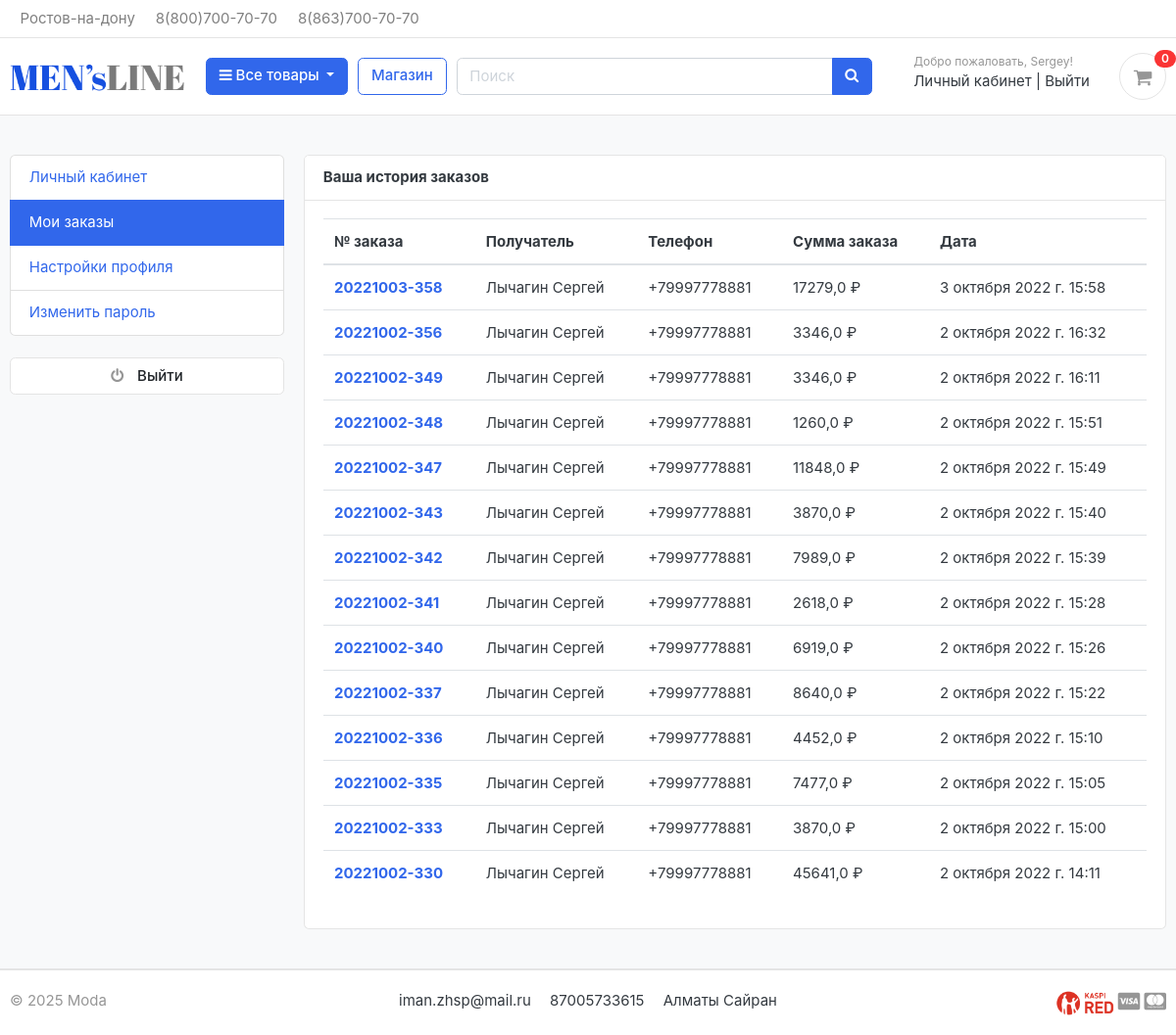
The page /accounts/my_orders/ (signed in) on the database its author committed.
### accounts/models.py (models this page shows, shortened)
class Account(AbstractBaseUser):
    first_name = models.CharField(max_length=50, verbose_name='Имя')
    last_name = models.CharField(max_length=50, verbose_name='Фамилия')
    username = models.CharField(max_length=50, unique=True, verbose_name='Имя пользователя')
    email = models.EmailField(max_length=100, unique=True, verbose_name='Электронная почта')
    phone_number = models.CharField(max_length=50, verbose_name='Телефон')
    date_joined = models.DateTimeField(auto_now_add=True, verbose_name='Дата регистрации')
    last_login = models.DateTimeField(auto_now_add=True, verbose_name='Последний вход')
    is_admin = models.BooleanField(default=False, verbose_name='Администратор')
    is_staff = models.BooleanField(default=False, verbose_name='Персонал')
    is_active = models.BooleanField(default=False, verbose_name='Активный')
    is_superuser = models.BooleanField(default=False, verbose_name='Супер пользователь')
    USERNAME_FIELD = 'email'
    REQUIRED_FIELDS = ['username', 'first_name', 'last_name']
    objects = MyAccountManager()
    class Meta:
        verbose_name = 'Учетную запись'
        verbose_name_plural = 'Учетные записи'

### orders/models.py (models this page shows, shortened)
class Order(models.Model):
    STATUS = (
        ('New', 'New'),
        ('Accepted', 'Accepted'),
        ('Completed', 'Completed'),
        ('Cancelled', 'Cancelled'),
    )
    objects = models.Manager()
    user = models.ForeignKey(Account, on_delete=models.SET_NULL, null=True, verbose_name='Пользователь')
    payment = models.ForeignKey(Payment, on_delete=models.SET_NULL, blank=True, null=True, verbose_name='Платеж')
    order_number = models.CharField(max_length=20, verbose_name='Номер заказа')
    first_name = models.CharField(max_length=50, verbose_name='Имя')
    last_name = models.CharField(max_length=50, verbose_name='Фамилия')
    phone = models.CharField(max_length=15, verbose_name='Телефон')
    email = models.EmailField(max_length=50, verbose_name='Электронный адрес')
    address_line_1 = models.CharField(max_length=50, verbose_name='Адрес 1')
    address_line_2 = models.CharField(max_length=50, blank=True, verbose_name='Адрес 2')
    country = models.CharField(max_length=50, verbose_name='Страна')
    region = models.CharField(max_length=50, verbose_name='Регион')
    city = models.CharField(max_length=50, verbose_name='Город')
    order_note = models.CharField(max_length=100, blank=True, verbose_name='Примечание к заказу')
    order_total = models.FloatField(verbose_name='Сумма заказа')
    discount = models.FloatField(verbose_name='Скидка')
    status = models.CharField(max_length=10, choices=STATUS, default='New', verbose_name='Статус')
    ip = models.CharField(blank=True, max_length=20, verbose_name='IP адрес')
    is_ordered = models.BooleanField(default=False, verbose_name='Заказан')
    created_at = models.DateTimeField(auto_now_add=True, verbose_name='Дата создания')
    updated_at = models.DateTimeField(auto_now=True, verbose_name='Дата обновления')
    @admin.display(description='Фамилия Имя')
    def full_name(self):
        return f'{self.last_name} {self.first_name}'
    class Meta:
        verbose_name = 'Заказ'
        verbose_name_plural = 'Заказы'

### accounts/views.py (the view)
# urls.py: path('my_orders/', views.my_orders, name='my_orders'),
@login_required(login_url='login')
def my_orders(request):
    orders = Order.objects.filter(user=request.user, is_ordered=True).order_by('-created_at')
    context = {
        'orders': orders,
    }
    return render(request, 'accounts/my_orders.html', context)

### carts/context_processor.py (called while the page is built)
def counter(request):
    cart_count = 0
    if 'admin' in request.path:
        return {}
    else:
        try:
            cart = Cart.objects.filter(cart_id=_cart_id(request))
            if request.user.is_authenticated:
                cart_items = CartItem.objects.all().filter(user=request.user)
            else:
                cart_items = CartItem.objects.all().filter(cart=cart[:1])
            for cart_item in cart_items:
                cart_count += cart_item.quantity
        except ObjectDoesNotExist:
            cart_count = 0
    return dict(cart_count=cart_count)

### carts/views.py (called while the page is built)
def _cart_id(request):
    cart = request.session.session_key
    if not cart:
        cart = request.session.create()
    return cart

### category/context_processor.py (called while the page is built)
def menu_links(request):
    links = Category.objects.all().order_by('category_name')
    count_products_by_category = [len(Product.objects.filter(category=link, is_available=True)) for link in links]
    return dict(links=links, count_products_by_category=count_products_by_category)

### category/models.py (called while the page is built)
    def get_url(self):
        return reverse('products_by_category', args=[self.slug])

### templates/accounts/my_orders.html (shortened to what this page needs)
{% extends 'base.html' %}
{% block content %}
<section class="section-content padding-y bg">
    <div class="container">
        <div class="row">
            {% include 'includes/dashboard_sidebar.html' %}
            <main class="col-md-9">
                <article class="card">
                    <header class="card-header">
                        <strong class="d-inline-block mr-3">Ваша история заказов</strong>
                    </header>
                    <div class="card-body">
                        <div class="row">
                            <div class="col-md-12">
                                <table class="table table-hover">
                                  <thead>
                                    <tr>
                                      <th scope="col">№ заказа</th>
                                      <th scope="col">Получатель</th>
                                      <th scope="col">Телефон</th>
                                      <th scope="col">Сумма заказа</th>
                                        <th scope="col">Дата</th>
                                    </tr>
                                  </thead>
                                  <tbody>
                                  {% for order in orders %}
                                    <tr>
                                      <th scope="row"><a href="{% url 'order_detail' order.order_number %}">{{order.order_number}}</a></th>
                                      <td>{{order.full_name}}</td>
                                      <td>{{order.phone}}</td>
                                      <td>{{order.order_total}} ₽</td>
                                      <td>{{order.created_at}}</td>
                                    </tr>
                                  {% endfor %}
                                  </tbody>
                                </table>
                            </div>
                        </div>
                    </div>
                </article>
            </main>
        </div>
    </div>
</section>
{% endblock %}

### templates/base.html (shortened to what this page needs)
{% load static %}
<!DOCTYPE HTML>
<html lang="en">
<head>
    <link href="{% static 'css/bootstrap.css' %}" rel="stylesheet" type="text/css"/>
    <link href="{% static 'fonts/fontawesome/css/all.min.css' %}" type="text/css" rel="stylesheet">
    <link href="{% static 'css/ui.css' %}" rel="stylesheet" type="text/css"/>
    <link href="{% static 'css/responsive.css' %}" rel="stylesheet" media="only screen and (max-width: 1200px)"/>
    <link href="{% static 'css/custom.css' %}" rel="stylesheet" type="text/css"/>
    <link rel="stylesheet" href="https://cdnjs.cloudflare.com/ajax/libs/font-awesome/4.7.0/css/font-awesome.min.css">
</head>
<body>
{% include 'includes/navbar.html' %}
{% block content %}
{% endblock %}
{% include 'includes/footer.html' %}
</body>
</html>

### templates/includes/navbar.html (shortened to what this page needs)
{% load static %}
<header class="section-header">
    <nav class="navbar p-md-0 navbar-expand-sm navbar-light border-bottom">
        <div class="container">
            <div class="collapse navbar-collapse" id="navbarTop4">
                <ul class="navbar-nav mr-auto">
                    <li class="nav-item dropdown">
                        <a href="#" class="nav-link"> Ростов-на-дону </a>
                    </li>
                    <li class="nav-item dropdown">
                        <a href="#" class="nav-link">8(800)700-70-70</a>
                    </li>
                    <li class="nav-item dropdown">
                        <a href="#" class="nav-link">8(863)700-70-70</a>
                    </li>
                </ul>
            </div>
        </div>
    </nav>
    <section class="header-main border-bottom">
        <div class="container">
            <div class="row align-items-center">
                <div class="col-lg-2 col-md-3 col-6">
                    <a href="{% url 'home' %}" class="brand-wrap">
                        <img class="logo" src="{% static './images/logo.png' %}">
                    </a>
                </div>
                <div class="col-lg col-sm col-md col-6 flex-grow-0">
                    <div class="category-wrap dropdown d-inline-block float-right">
                        <button type="button" class="btn btn-primary dropdown-toggle" data-toggle="dropdown">
                            <i class="fa fa-bars"></i> Все товары
                        </button>
                    </div>
                </div>
                <a href="{% url 'store' %}" class="btn btn-outline-primary">Магазин</a>
                <div class="col-lg  col-md-6 col-sm-12 col">
                    <form action="{% url 'search' %}" class="search" method="GET">
                        <div class="input-group w-100">
                            <input type="text" class="form-control" style="width:60%;" placeholder="Поиск"
                                   name="keyword">
                            <div class="input-group-append">
                                <button class="btn btn-primary" type="submit">
                                    <i class="fa fa-search"></i>
                                </button>
                            </div>
                        </div>
                    </form>
                </div>
                <div class="col-lg-3 col-sm-6 col-8 order-2 order-lg-3">
                    <div class="d-flex justify-content-end mb-3 mb-lg-0">
                        {% if user.id is None %}
                        <div class="widget-header">
                            <small class="title text-muted">Добро пожаловать!</small>
                            <div>
                                <a href="{% url 'login' %}">Вход</a> <span class="dark-transp"> | </span>
                                <a href="{% url 'register' %}">Регистрация</a>
                            </div>
                        </div>
                        {% else %}
                        <div class="widget-header">
                            <small class="title text-muted">Добро пожаловать, {{ user.first_name }}!</small>
                            <div>
                                <a href="{% url 'dashboard' %}">Личный кабинет</a> <span class="dark-transp"> | </span>
                                <a href="{% url 'logout' %}">Выйти</a>
                            </div>
                        </div>
                        {% endif %}
                        <a href="{% url 'cart' %}" class="widget-header pl-3 ml-3">
                            <div class="icon icon-sm rounded-circle border"><i class="fa fa-shopping-cart"></i></div>
                            <span class="badge badge-pill badge-danger notify">{{ cart_count }}</span>
                        </a>
                    </div>
                </div>
            </div>
        </div>
    </section>
</header>

### templates/includes/dashboard_sidebar.html
<aside class="col-md-3">
    <ul class="list-group">
        <a class="list-group-item {% if '/accounts/' == request.path %} active {% endif %}" href="{% url 'dashboard' %}">Личный кабинет</a>
        <a class="list-group-item {% if '/my_orders/' in request.path %} active {% endif %}" href="{% url 'my_orders' %}">Мои заказы</a>
        <a class="list-group-item {% if '/edit_profile/' in request.path %} active {% endif %}" href="{% url 'edit_profile' %}">Настройки профиля</a>
        <a class="list-group-item {% if '/change_password/' in request.path %} active {% endif %}" href="{% url 'change_password' %}">Изменить пароль</a>
    </ul>
    <br>
    <a class="btn btn-light btn-block" href="{% url 'logout' %}"> <i class="fa fa-power-off"></i> <span class="text">Выйти</span> </a>
</aside>

### templates/includes/footer.html (shortened to what this page needs)
{% load static %}
<footer class="section-footer border-top">
    <div class="container">
        <section class="footer-bottom border-top row">
            <div class="col-md-2">
                <p class="text-muted"> &copy 2025 Moda </p>
            </div>
            <div class="col-md-8 text-md-center">
                <span class="px-2">iman.zhsp@mail.ru</span>
                <span class="px-2">87005733615</span>
                <span class="px-2">Алматы Сайран</span>
            </div>
            <div class="col-md-2 text-md-right text-muted">
                <i><img src="{% static './images/misc/mm.png' %}" height="26"></i>
                <i class="fab fa-lg fa-cc-visa"></i>
                <i class="fab fa-lg fa-cc-mastercard"></i>
            </div>
        </section>
    </div>
</footer>
</body>
</html>

### static/css/ui.css (style rules this page uses)
html { font-family: "Inter", sans-serif; font-size: 15px; }
.icon-xs, .icon-sm, .icon-md, .icon-lg { display: inline-block; text-align: center; flex-shrink: 0; flex-grow: 0; }
.icon-sm { width: 48px; height: 48px; line-height: 48px !important; font-size: 20px; }
.padding-y { padding-top: 40px; padding-bottom: 40px; }
article:after, .form-group:after { display: block; clear: both; content: ""; }
.bg { background-color: #f8f9fa; }
p:last-child { margin-bottom: 0; }
.header-main { position: relative; padding-top: 1rem; padding-bottom: 1rem; }
.brand-wrap .logo, .navbar-brand .logo { margin-right: 7px; max-height: 42px; display: inline-block; }
.widget-header { display: inline-block; vertical-align: middle; position: relative; }
.widget-header a { color: #343a40; }
.widget-header i { color: #969696; }
.widget-header .title { display: block; }
.widget-header .notify { position: absolute; top: -3px; right: -10px; }
.footer-bottom { padding-top: 20px; padding-bottom: 20px; }
.btn-light { background-color: #fff; border-color: #e4e4e4; }
.btn-light i { color: #969696; }
.btn i + .text { margin-left: 10px; }
.notify { position: absolute; top: -4px; right: -10px; display: inline-block; padding: 0.25em 0.6em; font-size: 12px; line-height: 1; text-align: center; border-radius: 3rem; color: #fff; background-color: #fa3434; }

### rows shown on the page
Account: first_name "Sergey"
Order: order_number "20221003-358", full_name "Лычагин Сергей", phone "+79997778881", order_total "17279,0", created_at "3 октября 2022 г. 15:58"
Order: order_number "20221002-356", full_name "Лычагин Сергей", phone "+79997778881", order_total "3346,0", created_at "2 октября 2022 г. 16:32"
Order: order_number "20221002-349", full_name "Лычагин Сергей", phone "+79997778881", order_total "3346,0", created_at "2 октября 2022 г. 16:11"
Order: order_number "20221002-348", full_name "Лычагин Сергей", phone "+79997778881", order_total "1260,0", created_at "2 октября 2022 г. 15:51"
Order: order_number "20221002-347", full_name "Лычагин Сергей", phone "+79997778881", order_total "11848,0", created_at "2 октября 2022 г. 15:49"
Order: order_number "20221002-343", full_name "Лычагин Сергей", phone "+79997778881", order_total "3870,0", created_at "2 октября 2022 г. 15:40"
Order: order_number "20221002-342", full_name "Лычагин Сергей", phone "+79997778881", order_total "7989,0", created_at "2 октября 2022 г. 15:39"
Order: order_number "20221002-341", full_name "Лычагин Сергей", phone "+79997778881", order_total "2618,0", created_at "2 октября 2022 г. 15:28"
Order: order_number "20221002-340", full_name "Лычагин Сергей", phone "+79997778881", order_total "6919,0", created_at "2 октября 2022 г. 15:26"
Order: order_number "20221002-337", full_name "Лычагин Сергей", phone "+79997778881", order_total "8640,0", created_at "2 октября 2022 г. 15:22"
Order: order_number "20221002-336", full_name "Лычагин Сергей", phone "+79997778881", order_total "4452,0", created_at "2 октября 2022 г. 15:10"
Order: order_number "20221002-335", full_name "Лычагин Сергей", phone "+79997778881", order_total "7477,0", created_at "2 октября 2022 г. 15:05"
Order: order_number "20221002-333", full_name "Лычагин Сергей", phone "+79997778881", order_total "3870,0", created_at "2 октября 2022 г. 15:00"
Order: order_number "20221002-330", full_name "Лычагин Сергей", phone "+79997778881", order_total "45641,0", created_at "2 октября 2022 г. 14:11"

### other values the page prints
{{ cart_count }} "0"
